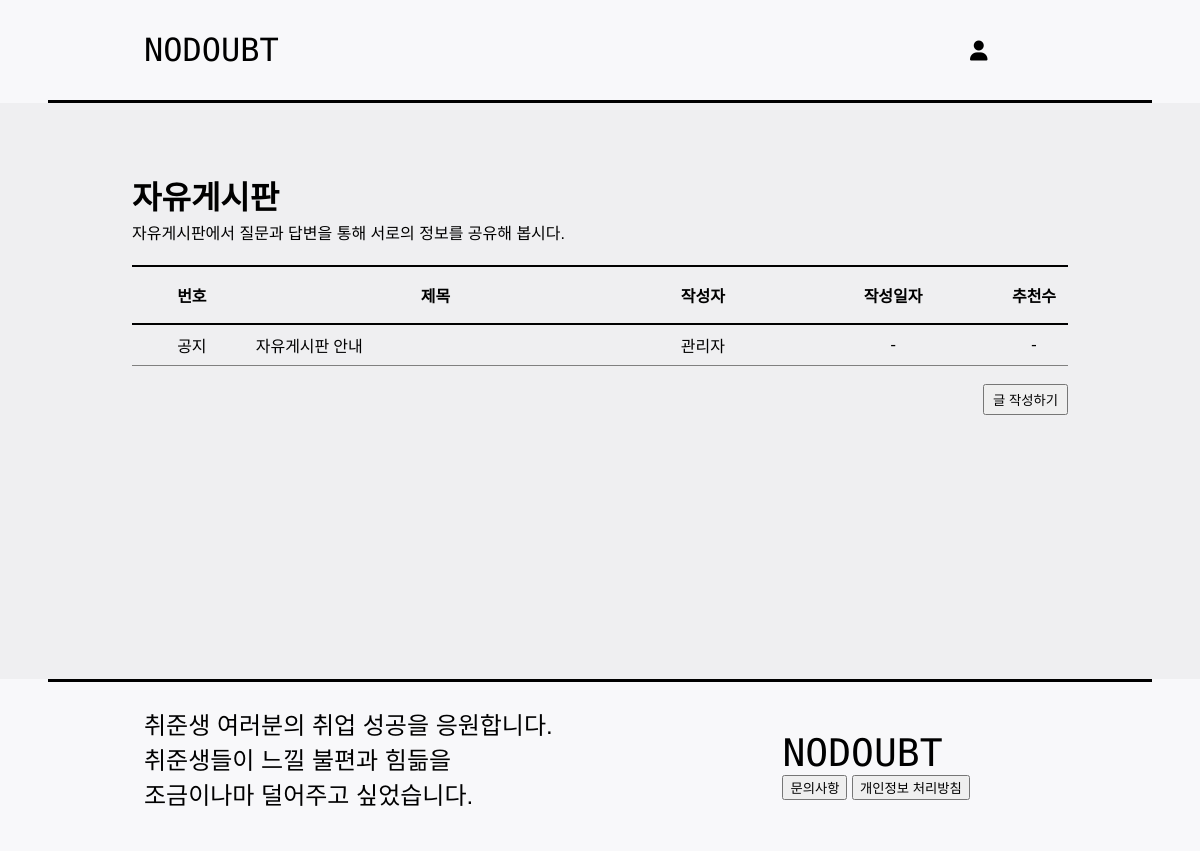
Page /board/ on the earlier database version.
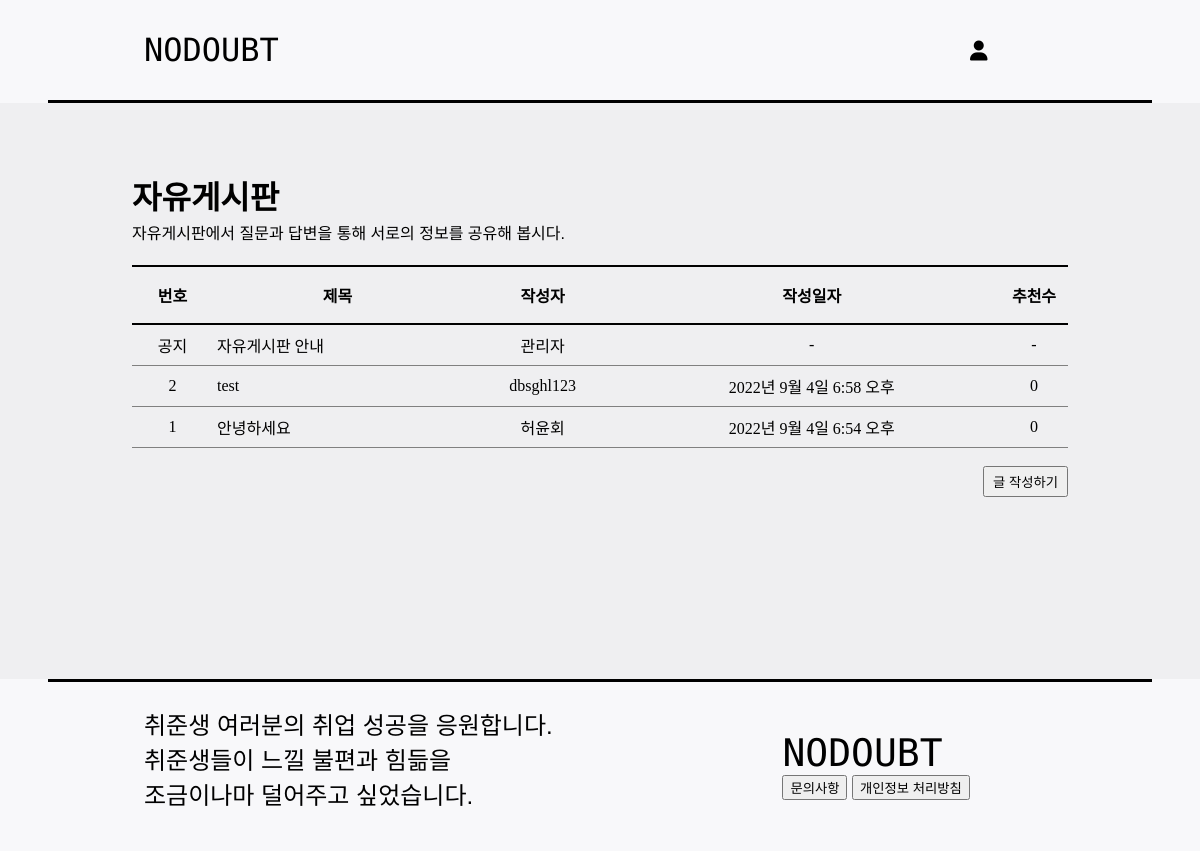
Same page on the later database version.
### main/models.py (models this page shows, shortened)
class Board(models.Model):
    id = models.AutoField(primary_key=True)
    title = models.CharField(max_length=100)
    writer = models.ForeignKey(User, on_delete=models.CASCADE)
    body = models.TextField()
    image = models.ImageField(upload_to = "board/", blank=True, null=True)
    board_like_user_set = models.ManyToManyField(User, blank=True, related_name='board_likes_user_set', through='Board_Like')
    created_at = models.DateTimeField(auto_now_add=True)
    updated_at = models.DateTimeField(auto_now=True)
    @property
    def board_like_count(self):
        return self.board_like_user_set.count()
    def title_summary(self):
        if(len(self.title) > 20):
            return self.title[:20] + "..."
        else:
            return self.title

### main/views.py (the view)
# urls.py: path('board/',views.board, name="board"),
def board(request):
    boards = Board.objects.all().order_by('-created_at')
    return render(request, 'main/board.html', {'boards': boards})

### main/templates/main/board.html
{% extends 'base.html' %}
{% load static %}
{% block content%}
<div id="board">
    <h1 id="board_title">자유게시판</h1>
    <h4 id="board_subtitle">자유게시판에서 질문과 답변을 통해 서로의 정보를 공유해 봅시다.</h4>
    <table id="board_table">
        <thead id="board_table_head">
            <tr>
                <th id="board_table_head_number" class="board_table_heads">번호</th>
                <th id="board_table_head_title" class="board_table_heads">제목</th>
                <th id="board_table_head_writer" class="board_table_heads">작성자</th>
                <th id="board_table_head_pubdate" class="board_table_heads">작성일자</th>
                <th id="board_table_head_like" class="board_table_heads">추천수</th>
            </tr>
        </thead>
        <tbody id="board_table_body">
            <tr id="board_table_body_content">
                <td id="board_table_body_number" class="board_table_bodies">공지</td>
                <td id="board_table_body_title" class="board_table_bodies"><a href="{% url 'main:board_notice' %}">자유게시판 안내</a></td>
                <td id="board_table_body_writer" class="board_table_bodies">관리자</td>
                <td id="board_table_body_pubdate" class="board_table_bodies">-</td>
                <td id="board_table_body_like" class="board_table_bodies">-</td>
            </tr>
            {% for board in boards %}
            <tr id="board_table_body_content">
                <td id="board_table_body_number" class="board_table_bodies">{{forloop.revcounter}}</td>
                <td id="board_table_body_title" class="board_table_bodies"><a href="{% url 'main:board_detail' board.id %}">{{board.title_summary}}</a></td>
                <td id="board_table_body_writer" class="board_table_bodies">{{board.writer}}</td>
                <td id="board_table_body_pubdate" class="board_table_bodies">{{board.created_at}}</td>
                <td id="board_table_body_like" class="board_table_bodies">{{board.board_like_count}}</td>
            </tr>
            {% endfor %}
        </tbody>
    </table>
    <br>
    <button id="board_create_button" onclick="location.href = '{% url 'main:board_new' %}'">글 작성하기</button>
</div>
{% endblock %}

Differences in the rows shown:
added Board: title_summary "test", writer "dbsghl123", created_at "2022년 9월 4일 6:58 오후", board_like_count "0"
added Board: title_summary "안녕하세요", writer "허윤회", created_at "2022년 9월 4일 6:54 오후", board_like_count "0"
